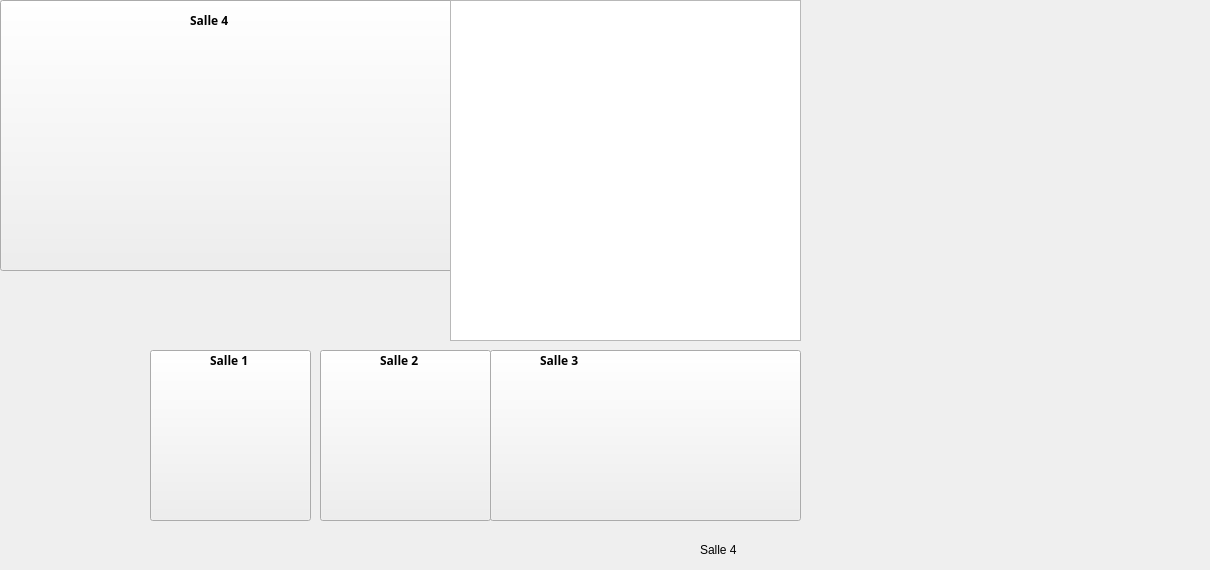
    <widget class="QWidget" name="tab_4">
     <attribute name="title">
      <string>Map des salles</string>
     </attribute>
     <widget class="QPushButton" name="mlll">
      <property name="geometry">
       <rect>
        <x>490</x>
        <y>350</y>
        <width>311</width>
        <height>171</height>
       </rect>
      </property>
      <property name="cursor">
       <cursorShape>PointingHandCursor</cursorShape>
      </property>
      <property name="text">
       <string/>
      </property>
     </widget>
     <widget class="QPushButton" name="im2">
      <property name="geometry">
       <rect>
        <x>320</x>
        <y>350</y>
        <width>171</width>
        <height>171</height>
       </rect>
      </property>
      <property name="cursor">
       <cursorShape>PointingHandCursor</cursorShape>
      </property>
      <property name="text">
       <string/>
      </property>
     </widget>
     <widget class="QPushButton" name="im3">
      <property name="geometry">
       <rect>
        <x>150</x>
        <y>350</y>
        <width>161</width>
        <height>171</height>
       </rect>
      </property>
      <property name="cursor">
       <cursorShape>PointingHandCursor</cursorShape>
      </property>
      <property name="text">
       <string/>
      </property>
     </widget>
     <widget class="QPushButton" name="s33">
      <property name="geometry">
       <rect>
        <x>0</x>
        <y>0</y>
        <width>571</width>
        <height>271</height>
       </rect>
      </property>
      <property name="cursor">
       <cursorShape>PointingHandCursor</cursorShape>
      </property>
      <property name="text">
       <string/>
      </property>
     </widget>
     <widget class="QLabel" name="label_5">
      <property name="geometry">
       <rect>
        <x>190</x>
        <y>10</y>
        <width>69</width>
        <height>20</height>
       </rect>
      </property>
      <property name="palette">
       <palette>
        <active>
         <colorrole role="WindowText">
          <brush brushstyle="SolidPattern">
           <color alpha="255">
            <red>0</red>
            <green>0</green>
            <blue>0</blue>
           </color>
          </brush>
         </colorrole>
        </active>
        <inactive>
         <colorrole role="WindowText">
          <brush brushstyle="SolidPattern">
           <color alpha="255">
            <red>0</red>
            <green>0</green>
            <blue>0</blue>
           </color>
          </brush>
         </colorrole>
        </inactive>
        <disabled>
         <colorrole role="WindowText">
          <brush brushstyle="SolidPattern">
           <color alpha="255">
            <red>120</red>
            <green>120</green>
            <blue>120</blue>
           </color>
          </brush>
         </colorrole>
        </disabled>
       </palette>
      </property>
      <property name="font">
       <font>
        <family>Neue Haas Grotesk Text Pro Blac</family>
        <weight>75</weight>
        <bold>true</bold>
       </font>
      </property>
      <property name="text">
       <string>Salle 4</string>
      </property>
     </widget>
     <widget class="QLabel" name="label_16">
      <property name="geometry">
       <rect>
        <x>700</x>
        <y>540</y>
        <width>69</width>
        <height>20</height>
       </rect>
      </property>
      <property name="text">
       <string>Salle 4</string>
      </property>
     </widget>
     <widget class="QLabel" name="label_18">
      <property name="geometry">
       <rect>
        <x>210</x>
        <y>350</y>
        <width>51</width>
        <height>20</height>
       </rect>
      </property>
      <property name="palette">
       <palette>
        <active>
         <colorrole role="WindowText">
          <brush brushstyle="SolidPattern">
           <color alpha="255">
            <red>0</red>
            <green>0</green>
            <blue>0</blue>
           </color>
          </brush>
         </colorrole>
        </active>
        <inactive>
         <colorrole role="WindowText">
          <brush brushstyle="SolidPattern">
           <color alpha="255">
            <red>0</red>
            <green>0</green>
            <blue>0</blue>
           </color>
          </brush>
         </colorrole>
        </inactive>
        <disabled>
         <colorrole role="WindowText">
          <brush brushstyle="SolidPattern">
           <color alpha="255">
            <red>120</red>
            <green>120</green>
            <blue>120</blue>
           </color>
          </brush>
         </colorrole>
        </disabled>
       </palette>
      </property>
      <property name="font">
       <font>
        <family>Neue Haas Grotesk Text Pro Blac</family>
        <weight>75</weight>
        <bold>true</bold>
       </font>
      </property>
      <property name="text">
       <string>Salle 1</string>
      </property>
     </widget>
     <widget class="QLabel" name="label_19">
      <property name="geometry">
       <rect>
        <x>380</x>
        <y>350</y>
        <width>61</width>
        <height>21</height>
       </rect>
      </property>
      <property name="palette">
       <palette>
        <active>
         <colorrole role="WindowText">
          <brush brushstyle="SolidPattern">
           <color alpha="255">
            <red>0</red>
            <green>0</green>
            <blue>0</blue>
           </color>
          </brush>
         </colorrole>
        </active>
        <inactive>
         <colorrole role="WindowText">
          <brush brushstyle="SolidPattern">
           <color alpha="255">
            <red>0</red>
            <green>0</green>
            <blue>0</blue>
           </color>
          </brush>
         </colorrole>
        </inactive>
        <disabled>
         <colorrole role="WindowText">
          <brush brushstyle="SolidPattern">
           <color alpha="255">
            <red>120</red>
            <green>120</green>
            <blue>120</blue>
           </color>
          </brush>
         </colorrole>
        </disabled>
       </palette>
      </property>
      <property name="font">
       <font>
        <family>Neue Haas Grotesk Text Pro Blac</family>
        <weight>75</weight>
        <bold>true</bold>
       </font>
      </property>
      <property name="text">
       <string>Salle 2</string>
      </property>
     </widget>
     <widget class="QLabel" name="label_20">
      <property name="geometry">
       <rect>
        <x>540</x>
        <y>350</y>
        <width>69</width>
        <height>20</height>
       </rect>
      </property>
      <property name="palette">
       <palette>
        <active>
         <colorrole role="WindowText">
          <brush brushstyle="SolidPattern">
           <color alpha="255">
            <red>0</red>
            <green>0</green>
            <blue>0</blue>
           </color>
          </brush>
         </colorrole>
        </active>
        <inactive>
         <colorrole role="WindowText">
          <brush brushstyle="SolidPattern">
           <color alpha="255">
            <red>0</red>
            <green>0</green>
            <blue>0</blue>
           </color>
          </brush>
         </colorrole>
        </inactive>
        <disabled>
         <colorrole role="WindowText">
          <brush brushstyle="SolidPattern">
           <color alpha="255">
            <red>120</red>
            <green>120</green>
            <blue>120</blue>
           </color>
          </brush>
         </colorrole>
        </disabled>
       </palette>
      </property>
      <property name="font">
       <font>
        <family>Neue Haas Grotesk Text Pro Blac</family>
        <weight>75</weight>
        <bold>true</bold>
       </font>
      </property>
      <property name="text">
       <string>Salle 3</string>
      </property>
     </widget>
     <widget class="QTableView" name="t17">
      <property name="geometry">
       <rect>
        <x>450</x>
        <y>0</y>
        <width>351</width>
        <height>341</height>
       </rect>
      </property>
     </widget>
     <widget class="QLabel" name="label_22">
      <property name="geometry">
       <rect>
        <x>-400</x>
        <y>-10</y>
        <width>1201</width>
        <height>561</height>
       </rect>
      </property>
      <property name="text">
       <string/>
      </property>
      <property name="pixmap">
       <pixmap>C:/Users/ilyes/OneDrive/Bureau/mapa.png</pixmap>
      </property>
     </widget>
     <zorder>label_22</zorder>
     <zorder>mlll</zorder>
     <zorder>im2</zorder>
     <zorder>im3</zorder>
     <zorder>s33</zorder>
     <zorder>label_5</zorder>
     <zorder>label_16</zorder>
     <zorder>label_18</zorder>
     <zorder>label_19</zorder>
     <zorder>label_20</zorder>
     <zorder>t17</zorder>
    </widget>
